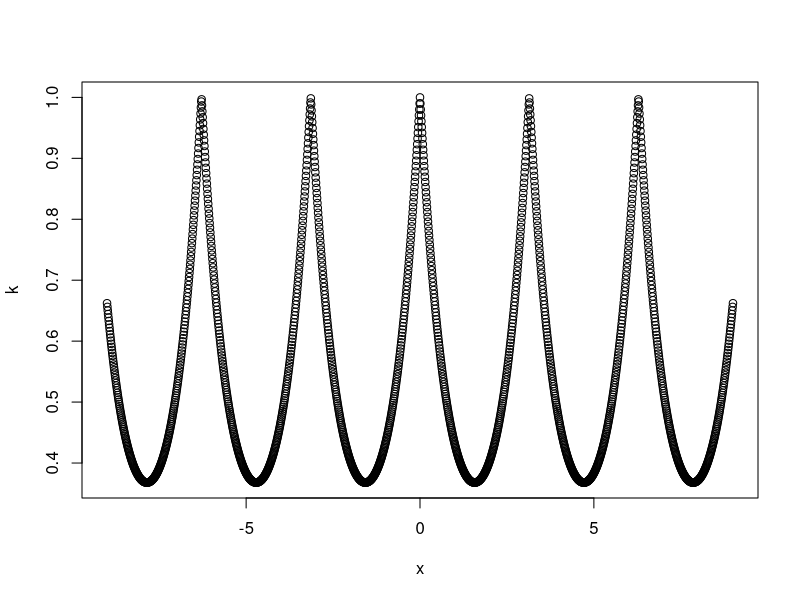
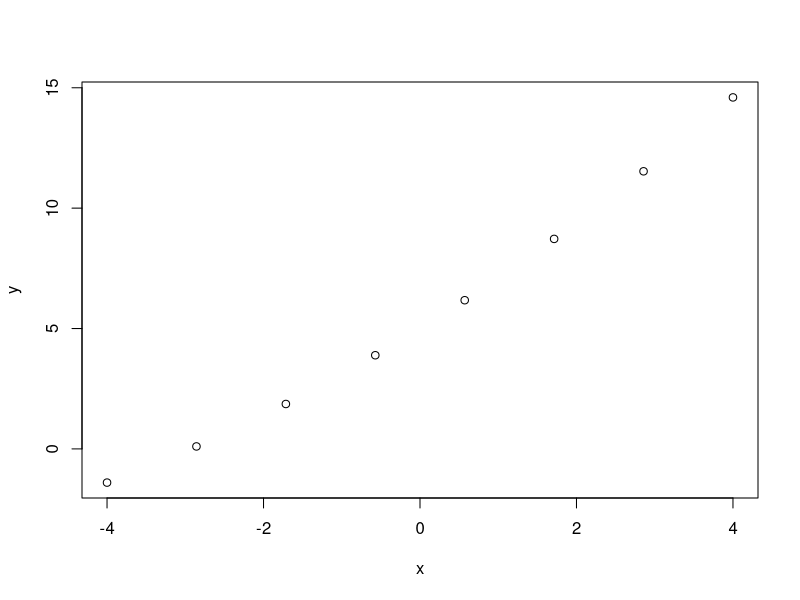
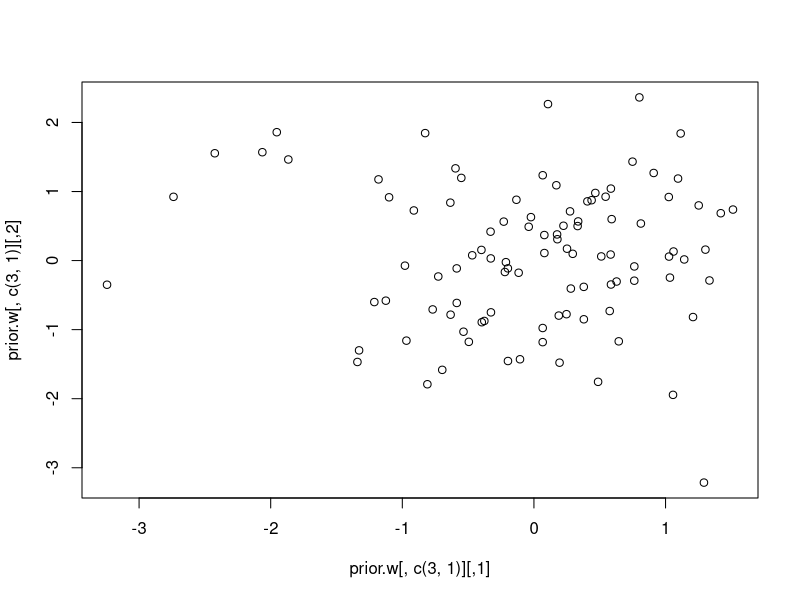
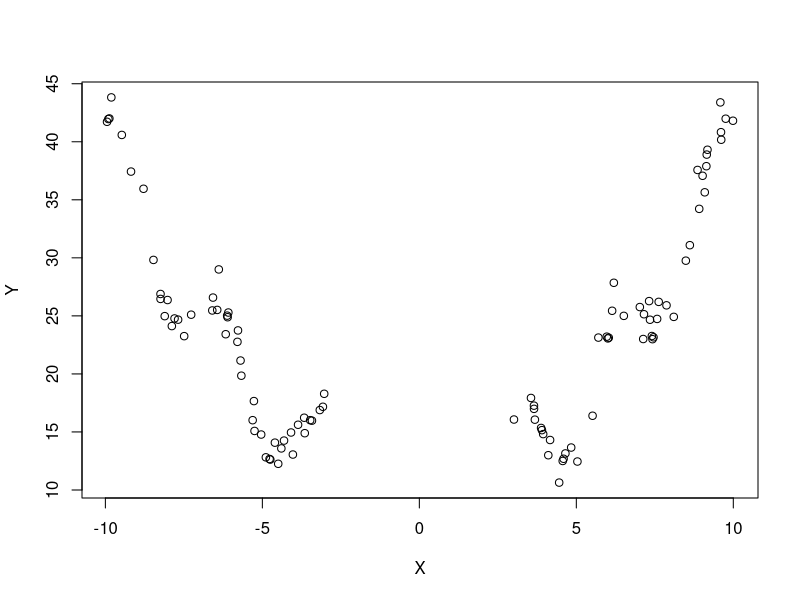
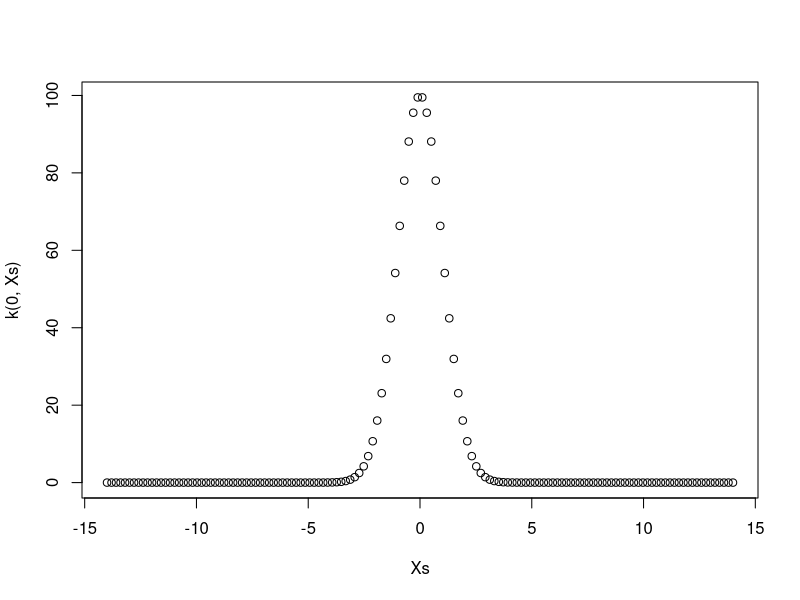
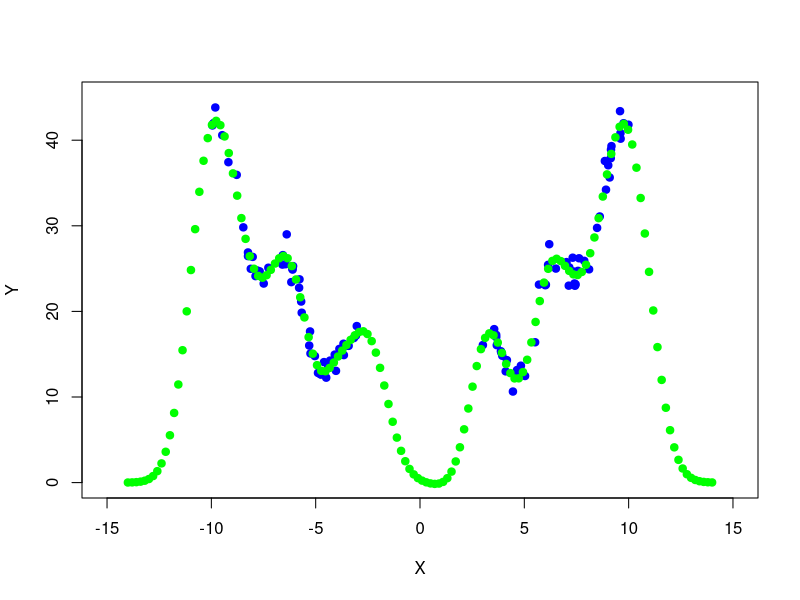

Recreate these plots in R, in order. (Note: this script raises an error after producing the figures.)
x <- seq( -9, 9, 0.01)

k <- exp( -abs( sin(x) ))

plot( x, k ) 

phi <- function(x) { 
	c( 1, x, x*x ) 
}
phi <- Vectorize( phi )

phi( 3 )

w <- c(5,2,.1)

w * phi( 3 )

N <- 8
x <- seq( -4, 4, length.out=N)
PHI <- as.matrix( phi( x ) )
y <- t(PHI) %*% w
plot( x, y )

library(MASS)



sigma.w <- matrix( rep( 1, N*N ), N,N) 
sigma.w <- diag( N )
prior.w <- mvrnorm( n=100, mu=rep(0, N), Sigma=sigma.w )
plot( prior.w[,c(3,1)] )


# simulated data# {{{
N <- 100
X <- c(runif(N/2, -10, -3), runif(N/2, 3, 10))
Xs <- seq( -14, 14, length.out=140)
f <- 0.3*X^2 + 4*cos(2*X) + 10
noise <- 1e-0
Y <- f + rnorm(N,sd=noise)
plot(X,Y)
# }}}

# Squared exponential covariance function# {{{
scale <- 1.0
k <- function( x1, x2 ) {
	1e2*exp( -0.5*(x1-x2)^2 / scale )
}
k <- Vectorize( k )
k(0, Xs)
plot( Xs, k(0, Xs) )
# }}}

fbar <- function( xs ) {
	a %*% k(xs,X)
}
fbar <- Vectorize(fbar)

K <- outer( X, X, k)
U <- chol(K + noise*diag(N))
a <- backsolve( U, backsolve( U, Y, transpose=TRUE))
plot( X, Y, col='blue', pch=19, xlim=c(-15,15), ylim=c(0, 45) )
points( Xs, fbar( Xs ), col='green', pch=19 )

image( sort(K) )








